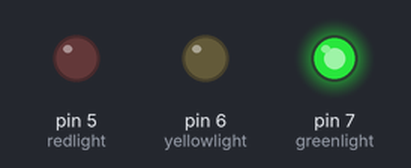
Simulated run of this sketch. Board: Arduino Uno, built with avr-gcc and run on an emulated ATmega328P. Parts: output pins drawn as LEDs (lit = HIGH).

Above: at 0.15 s.
At 99.57 s:
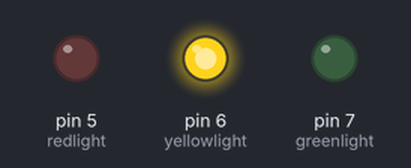
Timing chart, 0 to 99.9 s (numbered marks = the images above):
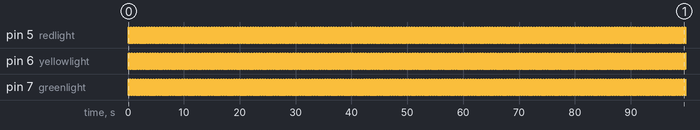

Measured:
- by itself, pin 5 (redlight), pin 6 (yellowlight), pin 7 (greenlight): alternates HIGH for 0.03 s and LOW for 0.05 s

The sketch:

traffic_light.ino
```cpp
/*
Code by: www.munphurid.com
M.Hashir

This is a code for traffic light
Hardware:
- Arduino
- Few wires
- Munphurid Traffic light module (Can be bought from www.munphurid.com)

Connections:
Connect pin8 of Arduino to red light of Traffic light module
Connect pin9 of Arduino to yellow light of Traffic light module
Connect pin10 of Arduino to green light of Traffic light module
Connect GND of Arduino to GND of Traffic light module
*/


int redlight = 5;    //Red light is connected to pin 8 of Arduino
int yellowlight = 6;  //Yellow light is connected to pin 8 of Arduino
int greenlight = 7;  //Green light is connected to pin 8 of Arduino

void setup() {
pinMode(redlight,OUTPUT);    //Do not edit this line
pinMode(yellowlight,OUTPUT);    //Do not edit this line
pinMode(greenlight,OUTPUT);    //Do not edit this line
}

void loop() {
  digitalWrite(redlight,HIGH);      //turn on Red light
  digitalWrite(yellowlight,LOW);    //turn off yellow light
  digitalWrite(greenlight,LOW);      //turn off green light
  delay(25);                        //Now wait and do nothing... you can change the number in brackets to change the duration of delay

  digitalWrite(redlight,LOW);      //turn off Red light
  digitalWrite(yellowlight,HIGH);    //turn on yellow light
  digitalWrite(greenlight,LOW);      //turn off green light
  delay(25);                        //Now wait and do nothing... you can change the number in brackets to change the duration of delay

  digitalWrite(redlight,LOW);      //turn off Red light
  digitalWrite(yellowlight,LOW);    //turn off yellow light
  digitalWrite(greenlight,HIGH);      //turn on green light
  delay(25);                        //Now wait and do nothing... you can change the number in brackets to change the duration of delay

  //now go to the start of void loop()
}
```
